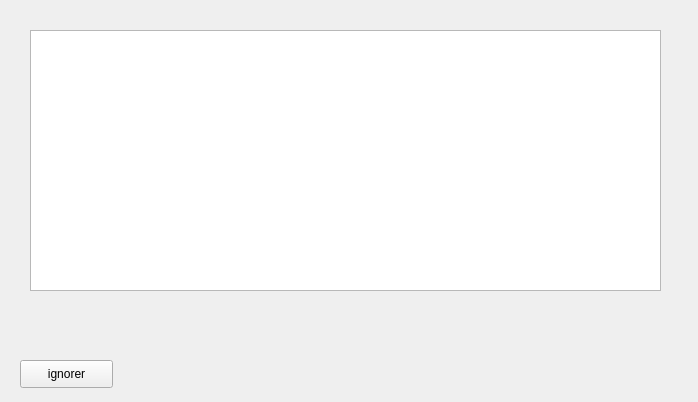
<?xml version="1.0" encoding="UTF-8"?>
<ui version="4.0">
 <class>chat</class>
 <widget class="QWidget" name="chat">
  <property name="geometry">
   <rect>
    <x>0</x>
    <y>0</y>
    <width>698</width>
    <height>402</height>
   </rect>
  </property>
  <property name="windowTitle">
   <string>Form</string>
  </property>
  <widget class="QTableView" name="tableView_notif">
   <property name="geometry">
    <rect>
     <x>30</x>
     <y>30</y>
     <width>631</width>
     <height>261</height>
    </rect>
   </property>
  </widget>
  <widget class="QPushButton" name="pushButton_notif">
   <property name="geometry">
    <rect>
     <x>20</x>
     <y>360</y>
     <width>93</width>
     <height>28</height>
    </rect>
   </property>
   <property name="text">
    <string>ignorer</string>
   </property>
  </widget>
 </widget>
 <resources/>
 <connections/>
</ui>
